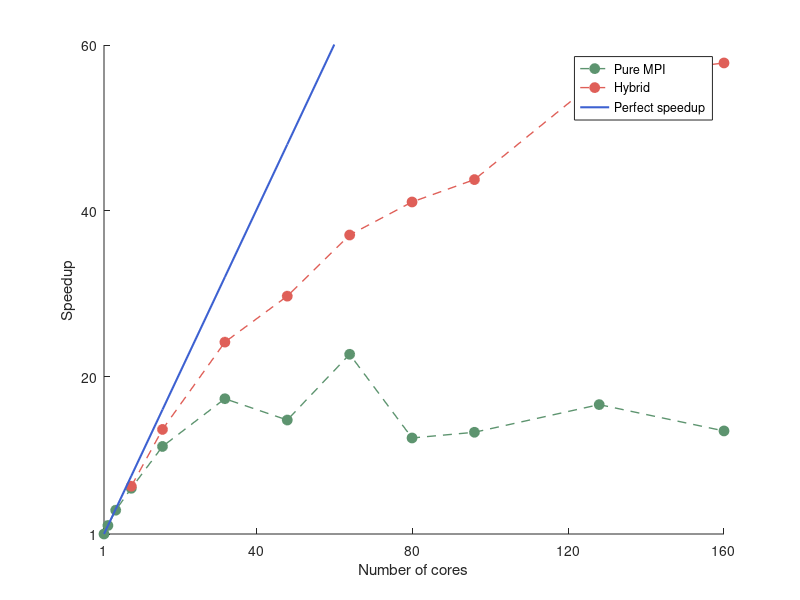

MATLAB code for this plot:
clc; clear all; close all; 

MPI =[
51.2
25.25
13.23
7.856
4.428
2.956
3.471
2.257
4.068
3.857
3.082
3.811
];

T_send = [
0
0.2308
0.4563
0.8975
0.9004
1.205
2.456
1.514
3.566
3.363
2.797
3.531
];

noSend = MPI - T_send;


cores_MPI=[
1
2
4
8
16
32
48
64
80
96
128
160
];


Hybrid_8 =[
7.571
3.76
2.12
1.724
1.381
1.247
1.17
0.9145
0.8853
];

cores_Hybrid=[
8
16
32
48
64
80
96
128
160
];


MPI_sp = MPI(1)./MPI;
Hybrid8_sp = MPI(1)./Hybrid_8;

noSend_sp = noSend(1)./noSend

my_green_1 = [93 148 111] ./ 255;
my_green_2 = [87 160 37] ./ 255;
my_blue_1 = [61 97 209] ./ 255;
my_blue_2 = [89 89 224] ./ 255;
my_red_1 = [223 95 88] ./ 255;
my_red_2 = [193 8 23] ./ 255;


TIC_ONE = [ 1 40 80 120 160];

%FigHandle = figure('Position', [1200, 200, 500, 500]);
FigHandle = figure('Position', [1200, 700, 13*29, 11.5*29]);
hold on; 
plot(cores_MPI,MPI_sp,'--o','Color',my_green_1, 'LineWidth', 1, 'MarkerSize', 7, 'MarkerEdgeColor', my_green_1, 'MarkerFaceColor', my_green_1); 
plot(cores_Hybrid,Hybrid8_sp,'--o','Color',my_red_1, 'LineWidth', 1, 'MarkerSize', 7, 'MarkerEdgeColor', my_red_1, 'MarkerFaceColor', my_red_1); 
plot(cores_MPI,cores_MPI,'Color',my_blue_1 , 'LineWidth', 1.5) 

LEG1 = legend('Pure MPI','Hybrid','Perfect speedup');
xlabel('Number of cores');
ylabel('Speedup');
axis([1,160,1,60]);
set(gca,'xtick', TIC_ONE);
set(gca,'ytick', [1 20 40 60]);








%{
set(gcf,'Units','inches');
screenposition = get(gcf,'Position');
set(gcf,...
    'PaperPosition',[0 0 screenposition(3:4)],...
    'PaperSize',[screenposition(3:4)]);
print -dpdf -painters unstructured_speedup
%}









